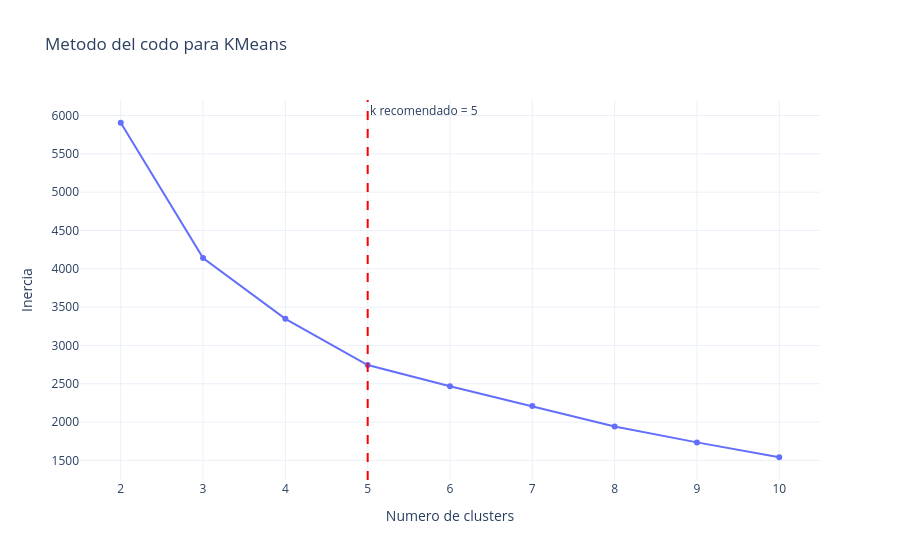

The notebook cell this image was saved under:
### Code cell
fig_elbow = px.line(
    elbow_results,
    x="k",
    y="inertia",
    markers=True,
    title="Metodo del codo para KMeans",
    labels={"k": "Numero de clusters", "inertia": "Inercia"},
    hover_data={"inertia_drop_pct": ":.2f", "elbow_distance": ":.4f"},
)

fig_elbow.add_vline(
    x=selected_k,
    line_dash="dash",
    line_color="red",
    annotation_text=f"k recomendado = {selected_k}",
)
fig_elbow.update_layout(template="plotly_white")
fig_elbow.show()

### Figure 1 — Plotly figure (JSON) as saved in the notebook; plotly's stock layout.template omitted (floating-point values rounded to 4 significant figures)
{"data": [{"customdata": [[NaN, 0.0], [29.89, 0.1976], [19.17, 0.2378], [18.01, 0.2471], [10.04, 0.2033], [10.49, 0.1569], [12.09, 0.1118], [10.67, 0.05695], [11.18, 0.0]], "hovertemplate": "Numero de clusters=%{x}<br>Inercia=%{y}<br>inertia_drop_pct=%{customdata[0]:.2f}<br>elbow_distance=%{customdata[1]:.4f}<extra></extra>", "legendgroup": "", "line": {"color": "#636efa", "dash": "solid"}, "marker": {"symbol": "circle"}, "mode": "lines+markers", "name": "", "orientation": "v", "showlegend": false, "type": "scatter", "x": [2, 3, 4, 5, 6, 7, 8, 9, 10], "xaxis": "x", "y": [5905.0, 4140.0, 3347.0, 2744.0, 2469.0, 2210.0, 1943.0, 1735.0, 1541.0], "yaxis": "y"}], "layout": {"annotations": [{"showarrow": false, "text": "k recomendado = 5", "x": 5, "xanchor": "left", "xref": "x", "y": 1, "yanchor": "top", "yref": "y domain"}], "legend": {"tracegroupgap": 0}, "shapes": [{"line": {"color": "red", "dash": "dash"}, "type": "line", "x0": 5, "x1": 5, "xref": "x", "y0": 0, "y1": 1, "yref": "y domain"}], "title": {"text": "Metodo del codo para KMeans"}, "xaxis": {"anchor": "y", "domain": [0, 1], "title": {"text": "Numero de clusters"}}, "yaxis": {"anchor": "x", "domain": [0, 1], "title": {"text": "Inercia"}}}}
